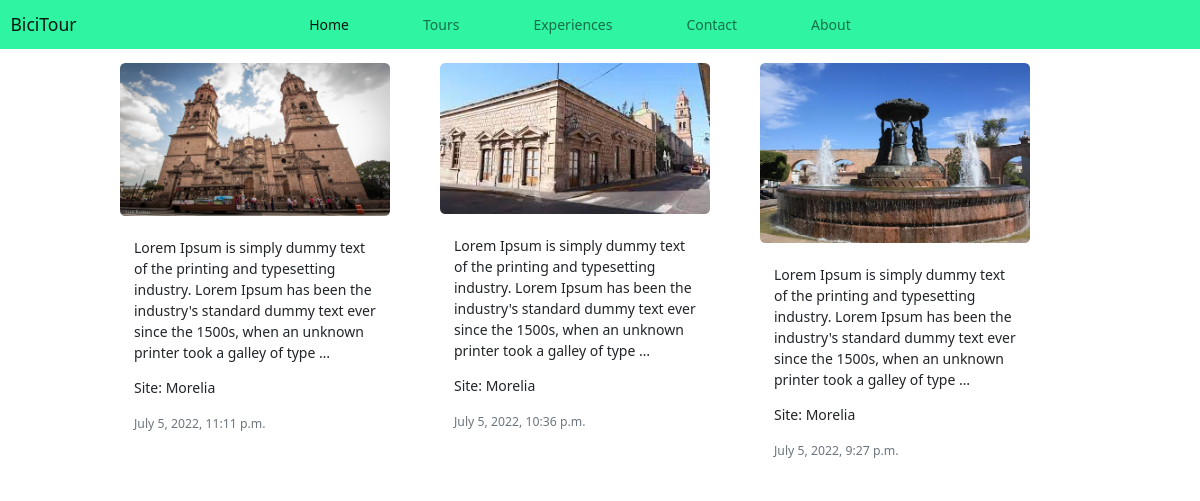
The page /tours/ on the database its author committed.
### registros/models.py (models this page shows, shortened)
class Tours(models.Model):
    disponible = models.BooleanField(default=True, verbose_name='Disponible')
    title = models.CharField(max_length=200, verbose_name='Titulo')
    description = RichTextField(verbose_name='Descripción')
    fechaIni=models.DateTimeField(auto_now=False, null=True, verbose_name='Fecha de Inicio')
    ciudad = models.CharField(max_length=200, verbose_name='Ciudad')
    kmreC = models.IntegerField(verbose_name='Km recorridos')
    timeStimed = models.CharField(max_length=100,verbose_name='Tiempo estimado')
    puntoIni = models.CharField(max_length=200, verbose_name='Punto de inicio')
    costo = models.IntegerField(verbose_name='Costo')
    foto = models.ImageField(null=True, verbose_name='Foto', upload_to='fotos')
    created = models.DateTimeField(auto_now_add=True, verbose_name='Fecha de creación')
    update = models.DateTimeField(auto_now=True, verbose_name='Fecha de edición')
    class Meta:
        verbose_name = 'Tour'
        verbose_name_plural = 'Tours'
        ordering = ['-created']

### registros/views.py (the view)
# urls.py: path('tours/', views_registros.registros2, name='Tours'),
def registros2(request):
    tours=Tours.objects.all()
    return render(request, 'registros/tours.html',{'tours': tours})

### registros/templates/registros/tours.html (shortened to what this page needs)
{% extends "inicio/encabezado.html"%}{% block titulo%} Tours {% endblock %} {% block contenido %}
<br>
<div class="card-group" style="margin-right:120px; margin-left: 120px;">
    {% for tour in tours %}
    <div class="card" style="margin-right:50px; border: 0;">
        <img src='{{ tour.foto.url}}' class="card-img-top rounded" alt="...">
        <div class="card-body">
            <p class="card-text">{{tour.description|truncatechars:200}}</p>
            <p class="card-text">Site: {{tour.ciudad}}</p>
            <p class="card-text"><small class="text-muted">{{tour.created}}</small></p>
        </div>
    </div>
    {% endfor %}
</div>
<div class=" p-5"></div>
{% endblock %}

### inicio/templates/inicio/encabezado.html (shortened to what this page needs)
{% load static %}
<!DOCTYPE html>
<html lang="en">
<head>
    <link rel="stylesheet" href="{% static 'css/style.css' %}">
    <link rel="stylesheet" href="https://cdnjs.cloudflare.com/ajax/libs/animate.css/4.1.1/animate.min.css" />
    <link href="https://cdn.jsdelivr.net/npm/bootstrap@5.2.0-beta1/dist/css/bootstrap.min.css" rel="stylesheet">
</head>
<body>
    <nav>
        <nav class="navbar navbar-expand-lg fixed-top " style="background-color: #2ff4a2;">
            <div class="container-fluid">
                <a class="navbar-brand " href="#">BiciTour</a>
                <div class="collapse navbar-collapse justify-content-center" style="margin-right:120px ;" id="navbarNav">
                    <ul class="navbar-nav">
                        <li class="nav-item">
                            <a class="nav-link active" aria-current="page" href="{%url 'Principal'%}" ">Home</a>
                        </li>
                        <li class="nav-item ">
                            <a class="nav-link " style="margin-left:60px ; " href="{%url 'Tours'%} ">Tours</a>
                        </li>
                        <li class="nav-item ">
                            <a class="nav-link " style="margin-left:60px ; " href="{%url 'sql'%} ">Experiences</a>
                        </li>
                        <li class="nav-item ">
                            <a class="nav-link " style="margin-left:60px ; " href="https://fascinating-griffin-209526.netlify.app/" target="_blank">Contact</a>
                        </li>
                        <li class="nav-item ">
                            <a class="nav-link " style="margin-left:60px ; " href="{%url 'Principal' %}.#sobre">About</a>
                        </li>
                    </ul>
                </div>
            </div>
        </nav>
<br><br>
    {% block contenido %} {% endblock %}
</body>
</html>

### inicio/static/css/style.css (style rules this page uses)
html, body { margin: 0; padding: 0; height: 100%; width: 100%; font-family: 'Open Sans', sans-serif; font-size: 14px; color: rgb(237, 232, 232); background: rgb(12, 12, 33); }

### rows shown on the page
Tours: foto (picture), description "Lorem Ipsum is simply dummy text of the printing and typesetting industry. Lorem Ipsum has been the industry's standard dummy text ever since the 1500s, when an unknown printer took a galley of type …", ciudad "Morelia", created "July 5, 2022, 11:11 p.m."
Tours: foto (picture), description "Lorem Ipsum is simply dummy text of the printing and typesetting industry. Lorem Ipsum has been the industry's standard dummy text ever since the 1500s, when an unknown printer took a galley of type …", ciudad "Morelia", created "July 5, 2022, 10:36 p.m."
Tours: foto (picture), description "Lorem Ipsum is simply dummy text of the printing and typesetting industry. Lorem Ipsum has been the industry's standard dummy text ever since the 1500s, when an unknown printer took a galley of type …", ciudad "Morelia", created "July 5, 2022, 9:27 p.m."
